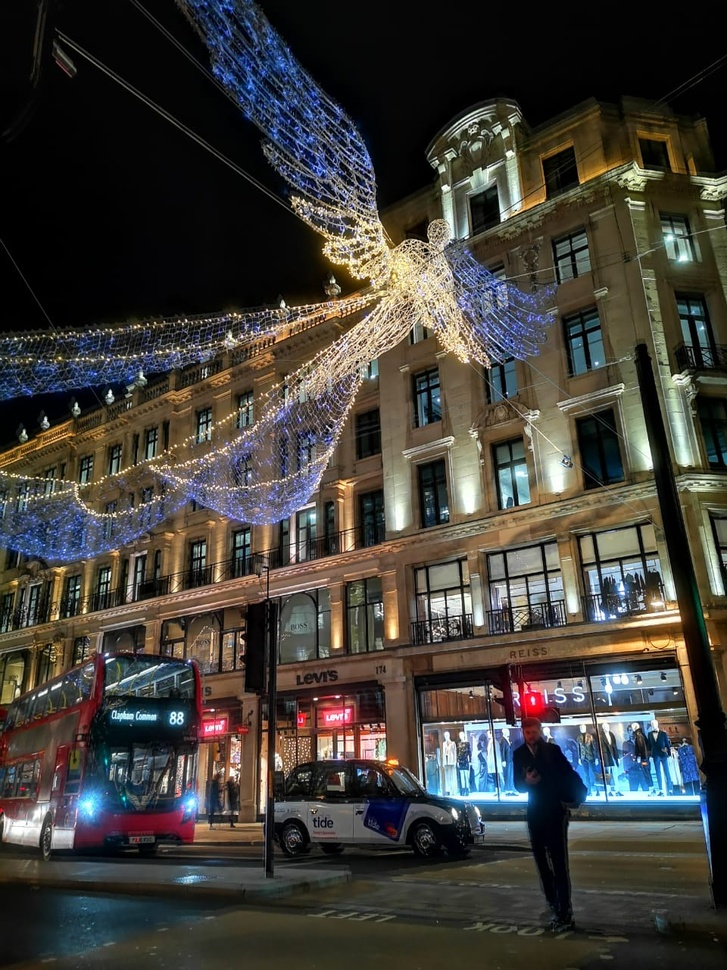
#> input picture publicSource/images/londonxmas.jpeg, 727 x 970 px, shrunk from 960 x 1280 before the run
$ python detection.py
#> lines starting #> are read from the running program, lines starting #| are printed output that depends on the picture; after the words box and inside, x2 and y2 are one past the last pixel; in counts of white or black regions, pixels touching at a corner belong together
import cv2
import numpy as np
from matplotlib import pyplot as plt

# Define our imshow function
def imshow(title = "Image", image = None, size = 10):
    w, h = image.shape[0], image.shape[1]
    aspect_ratio = w/h
    plt.figure(figsize=(size * aspect_ratio,size))
    plt.imshow(cv2.cvtColor(image, cv2.COLOR_BGR2RGB))
    plt.title(title)
    plt.show()

"""
image = cv2.imread('../publicSource/images/opencv_inv.png')
imshow("Original",image)

#Let's define our kernel size
kernel=np.ones((5,5),np.uint8)

#Now we erode
erosion= cv2.erode(image,kernel,iterations=1)
imshow("Erosion",erosion)

# Dilate here
dilation = cv2.dilate(image, kernel, iterations = 1)
imshow('Dilation', dilation)

# Opening - Good for removing noise
opening = cv2.morphologyEx(image, cv2.MORPH_OPEN, kernel)
imshow('Opening',opening)

# Closing - Good for removing noise
closing = cv2.morphologyEx(image, cv2.MORPH_CLOSE, kernel)
imshow('Closing',closing)

"""

image = cv2.imread('../publicSource/images/londonxmas.jpeg')
#> image is the input picture: shape (970, 727, 3); mean B, G, R 57, 62.5, 65.4
imshow("Original Image",image)
canny=cv2.Canny(image,50,120)
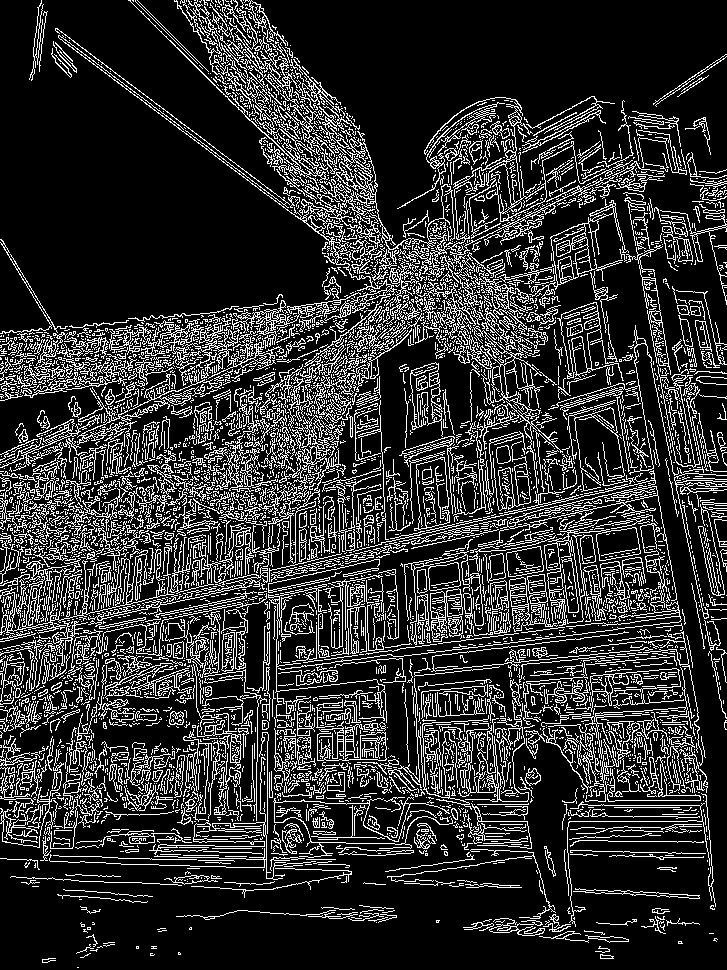
#> canny: shape (970, 727); 18.8% white in thin lines or dots
imshow("Canny 1 ",canny)

# Wide edge thresholds expect lots of edges
canny = cv2.Canny(image, 10, 200)
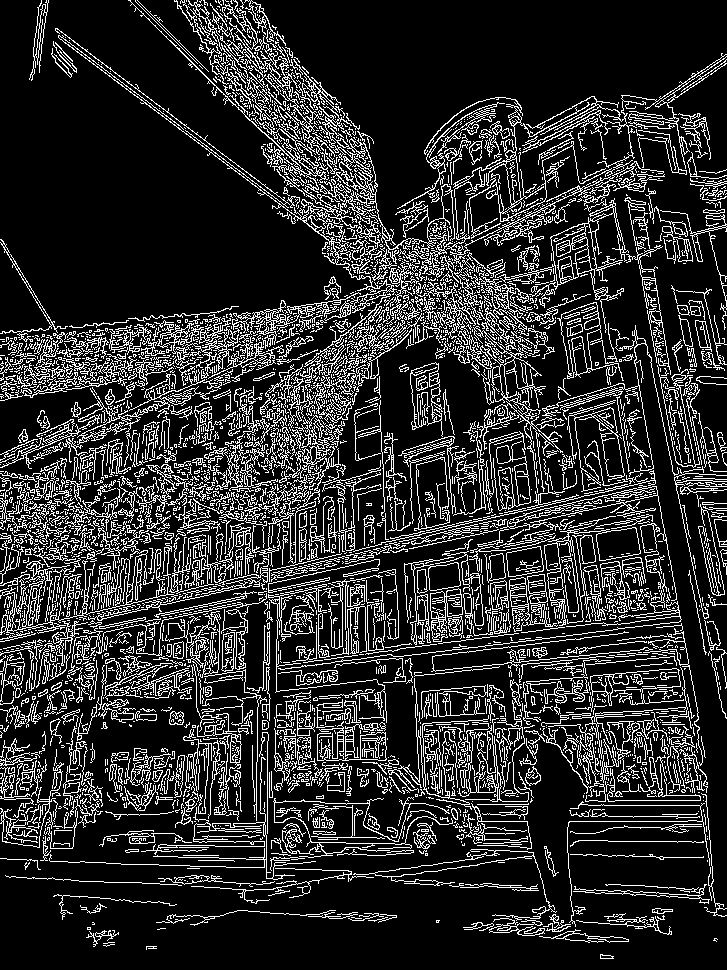
#> canny: shape (970, 727); 17.7% white in thin lines or dots
imshow('Canny Wide', canny)

# Narrow threshold, expect less edges
canny = cv2.Canny(image, 200, 240)
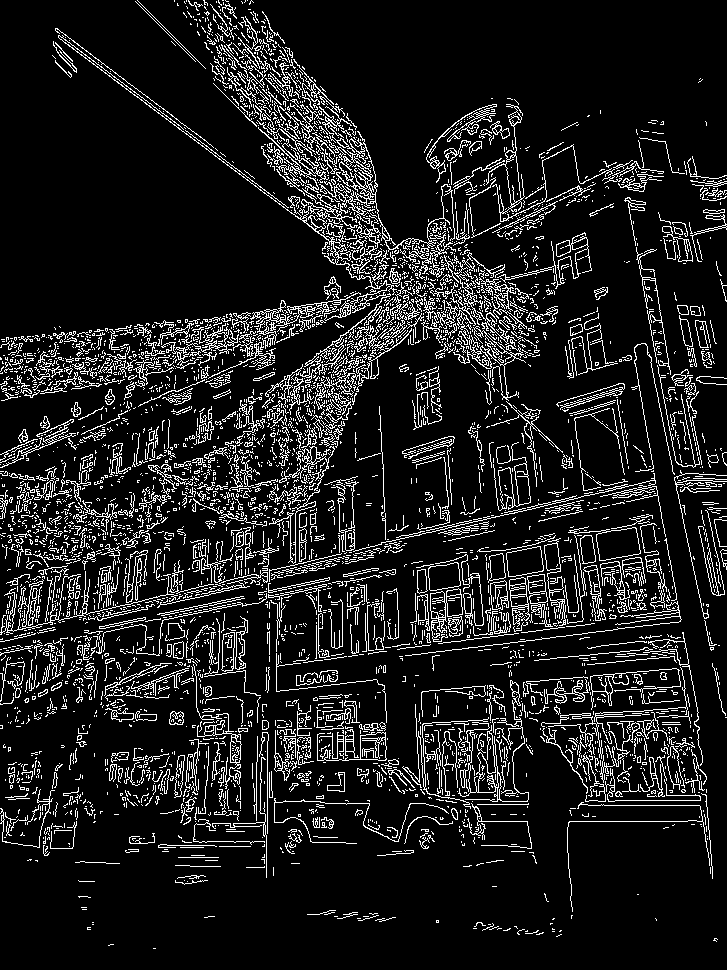
#> canny: shape (970, 727); 11.6% white in thin lines or dots
imshow('Canny Narrow', canny)

canny = cv2.Canny(image, 60, 110)
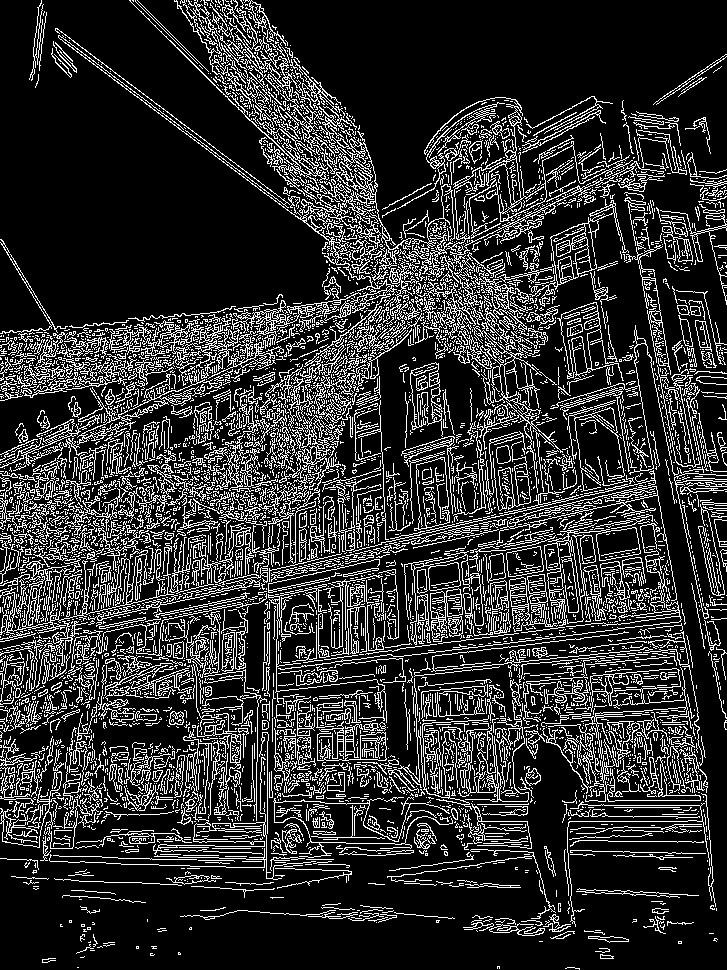
#> canny: shape (970, 727); 18.8% white in thin lines or dots
imshow('Canny 4', canny)

##  Then, we need to provide two values: threshold1 and threshold2. Any gradient value larger than threshold2
# is considered to be an edge. Any value below threshold1 is considered not to be an edge.
#Values in between threshold1 and threshold2 are either classiﬁed as edges or non-edges based on how their
#intensities are “connected”. In this case, any gradient values below 60 are considered non-edges
#whereas any values above 120 are considered edges.


def autoCanny(image):
  # Finds optimal thresholds based on median image pixel intensity
  blurred_img = cv2.blur(image, ksize=(5,5))
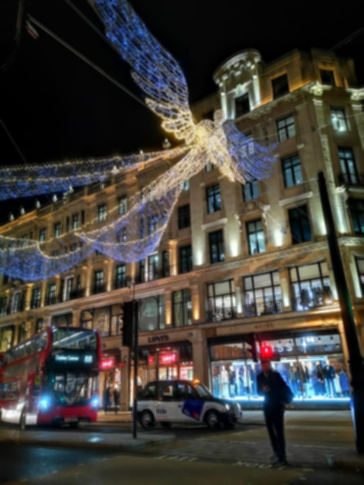
#> blurred_img: shape (970, 727, 3) (shown at 1/2 size); mean B, G, R 57, 62.5, 65.4
  med_val = np.median(image)
#> med_val = 49
  lower = int(max(0, 0.66 * med_val))
#> lower = 32
  upper = int(min(255, 1.33 * med_val))
#> upper = 65
  edges = cv2.Canny(image=image, threshold1=lower, threshold2=upper)
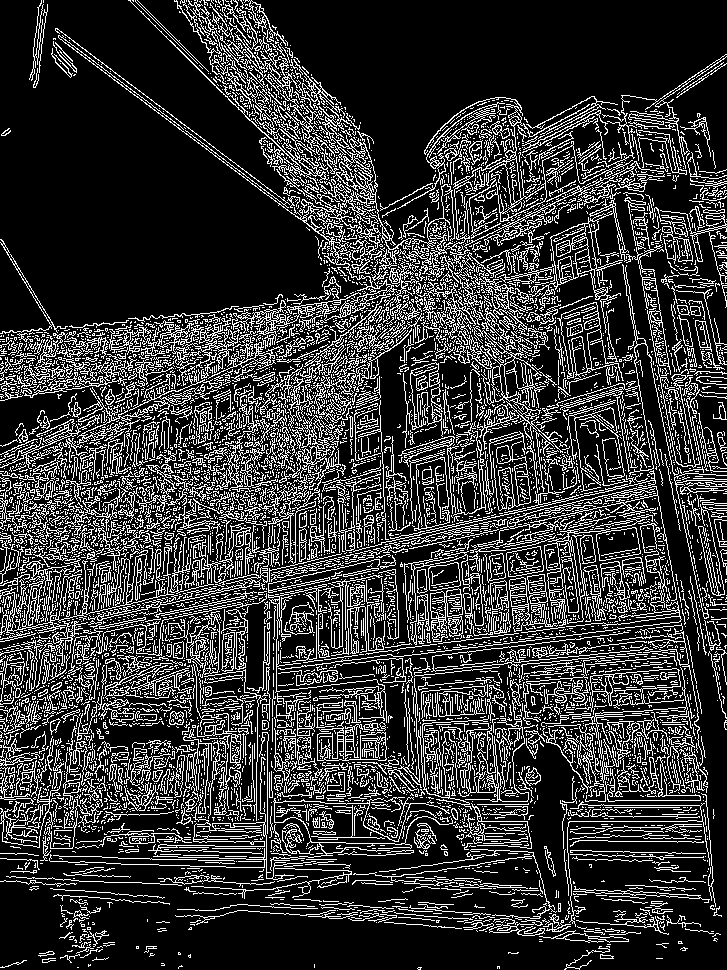
#> edges: shape (970, 727); 21.3% white in thin lines or dots
  return edges

auto_canny = autoCanny(image)
imshow("auto canny", auto_canny)

$ run again, with publicSource/images/Volleyball.jpeg copied over publicSource/images/londonxmas.jpeg
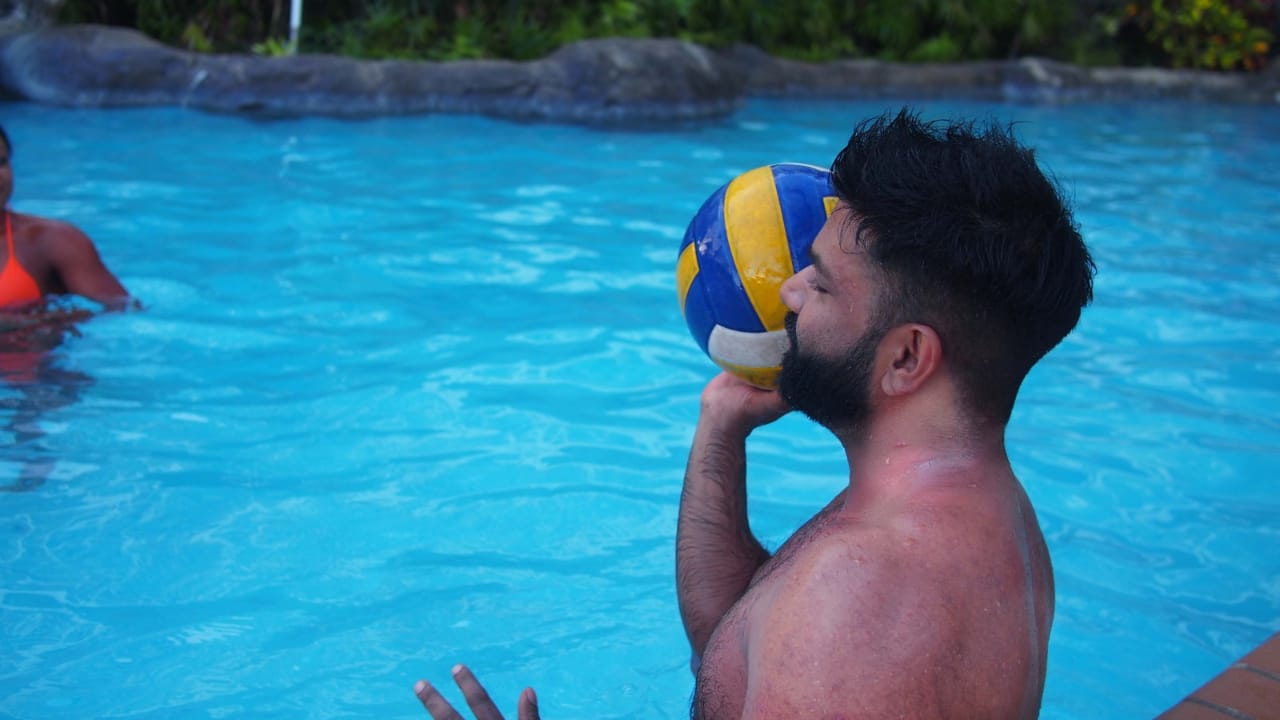
#> input picture publicSource/images/Volleyball.jpeg, 1280 x 720 px
#> image is the input picture: shape (720, 1280, 3); mean B, G, R 159.8, 127.4, 49.9
#> `canny = cv2.Canny(image, 60, 110)`:
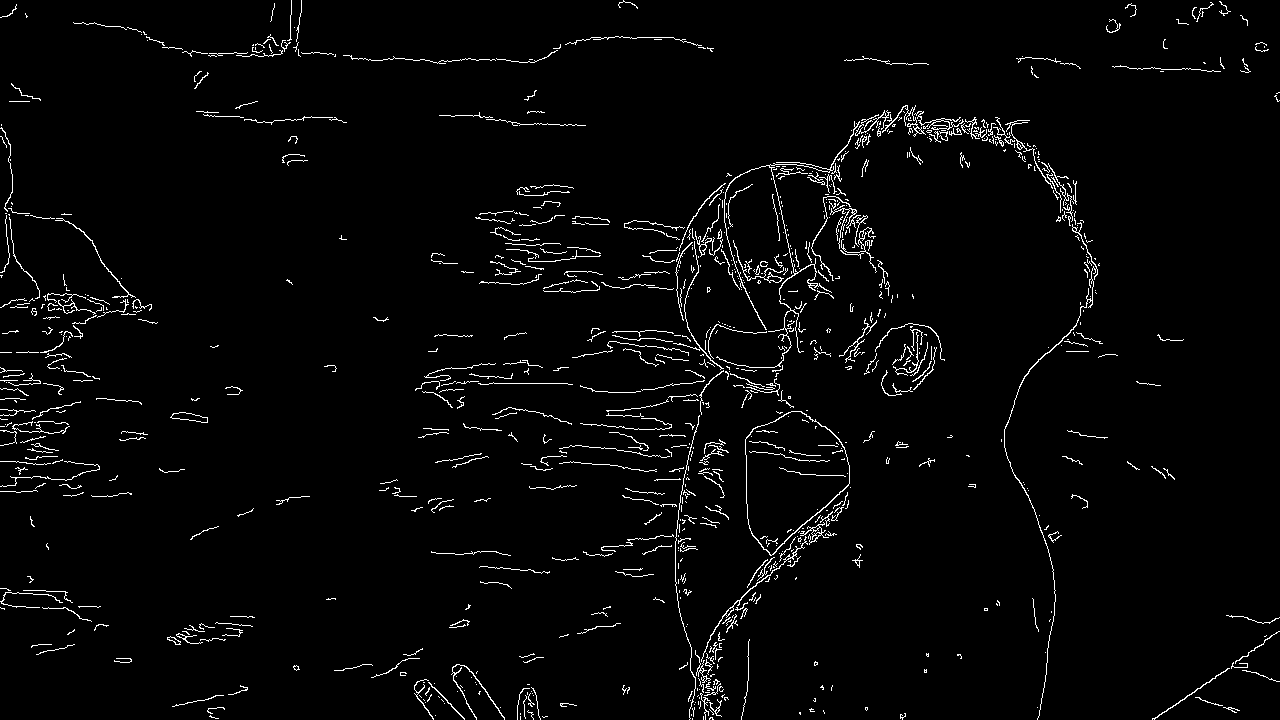
#> canny: shape (720, 1280); 2.7% white in thin lines or dots
#> med_val = 101
#> lower = 66
#> upper = 134
#> in autoCanny, `edges = cv2.Canny(image=image, threshold1=lower, threshold2=upper)`:
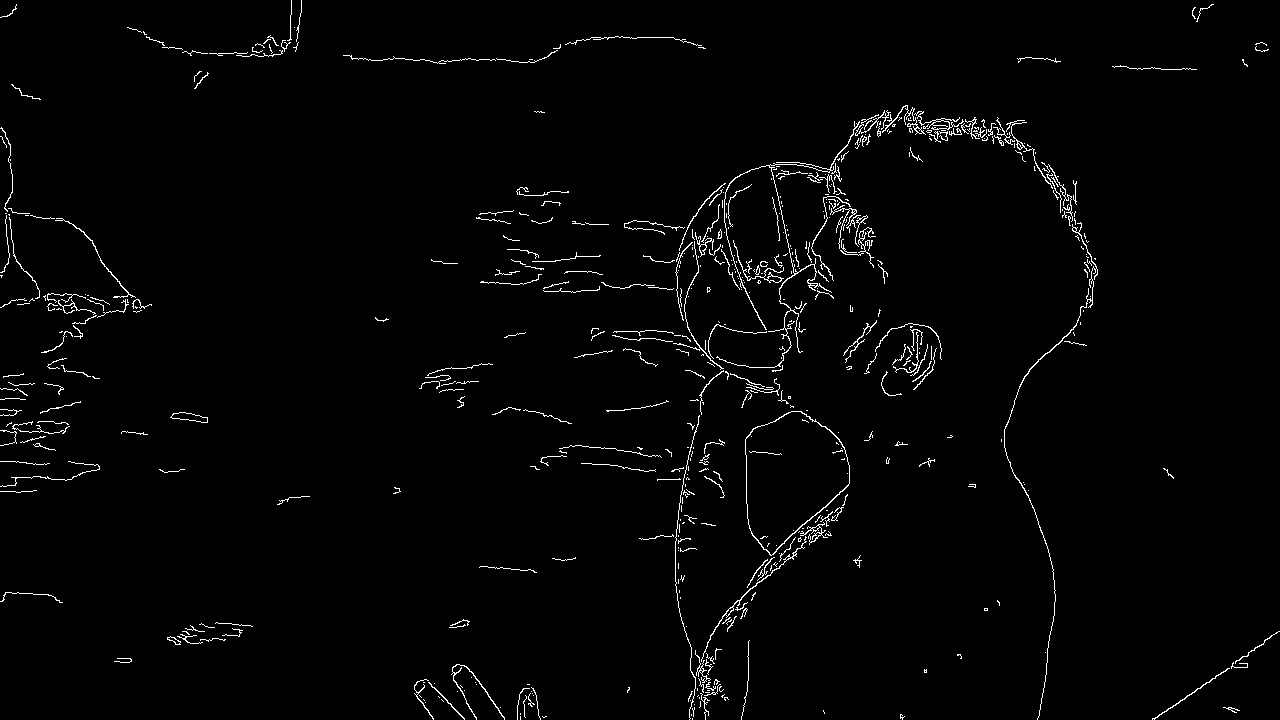
#> edges: shape (720, 1280); 1.8% white in thin lines or dots

$ run again, with publicSource/images/blacksandbeach.jpeg copied over publicSource/images/londonxmas.jpeg
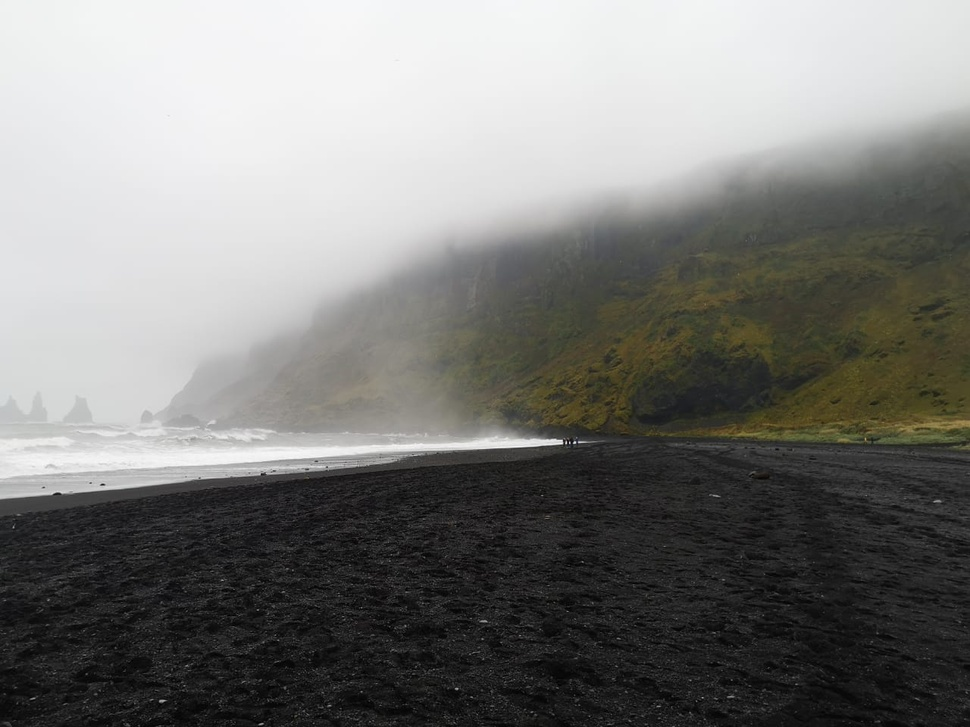
#> input picture publicSource/images/blacksandbeach.jpeg, 970 x 727 px, shrunk from 1280 x 960 before the run
#> image is the input picture: shape (727, 970, 3); mean B, G, R 121.3, 124, 124.1
#> `canny = cv2.Canny(image, 60, 110)`:
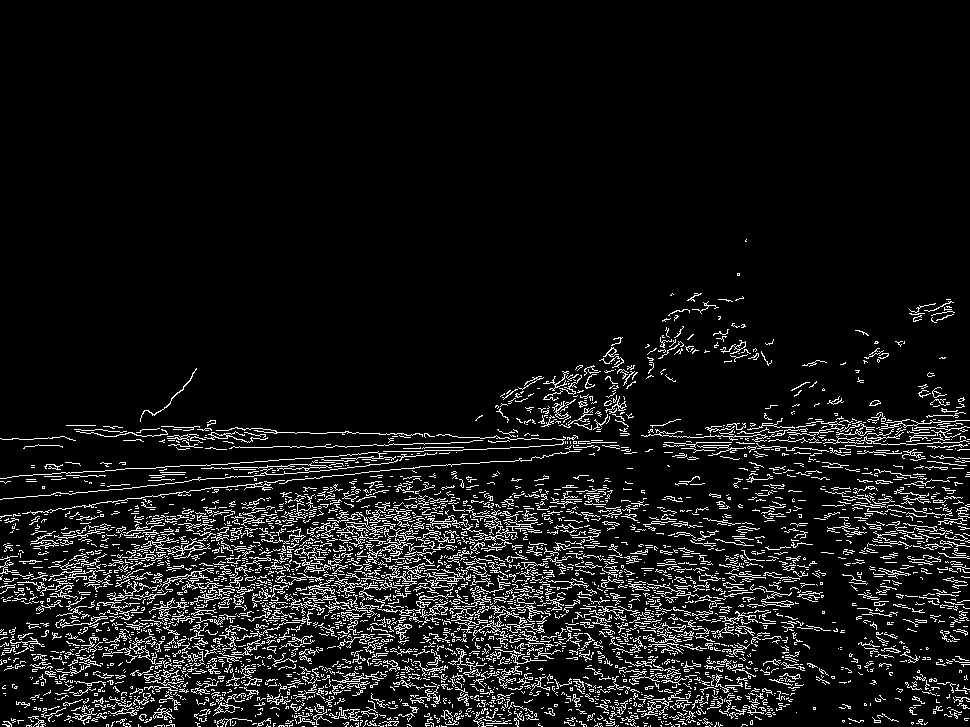
#> canny: shape (727, 970); 8.3% white in thin lines or dots, all inside (x1, y1, x2, y2) = (0, 239, 970, 727)
#> med_val = 82
#> lower = 54
#> upper = 109
#> in autoCanny, `edges = cv2.Canny(image=image, threshold1=lower, threshold2=upper)`:
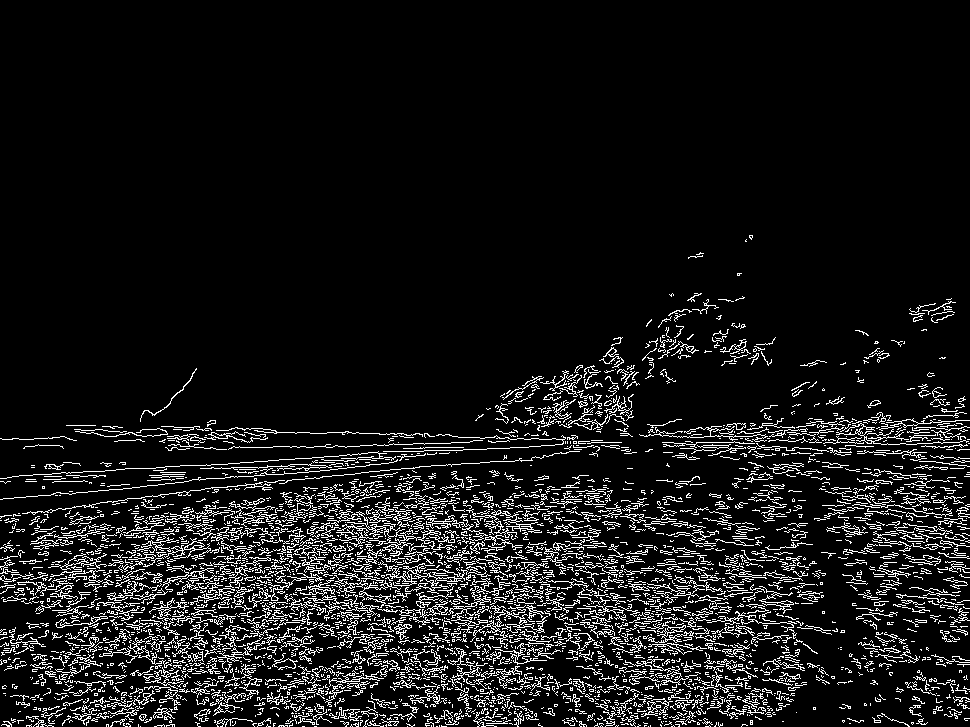
#> edges: shape (727, 970); 9.2% white in thin lines or dots, all inside (x1, y1, x2, y2) = (0, 235, 970, 727)
